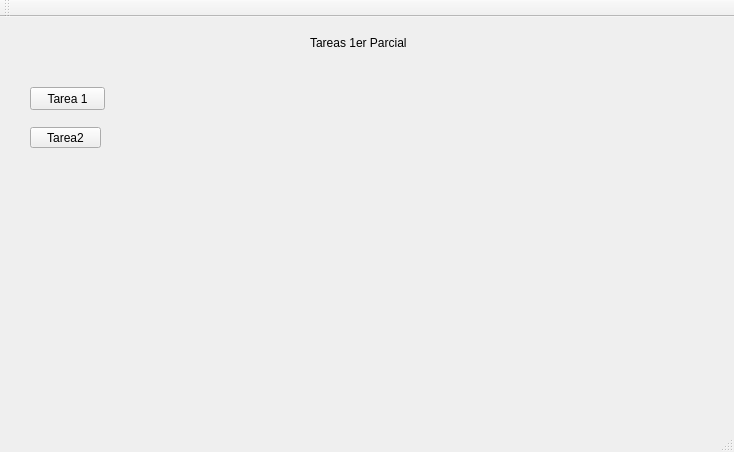
<?xml version="1.0" encoding="UTF-8"?>
<ui version="4.0">
 <class>MainWindow</class>
 <widget class="QMainWindow" name="MainWindow">
  <property name="geometry">
   <rect>
    <x>0</x>
    <y>0</y>
    <width>734</width>
    <height>452</height>
   </rect>
  </property>
  <property name="windowTitle">
   <string>MainWindow</string>
  </property>
  <widget class="QWidget" name="centralWidget">
   <widget class="QLabel" name="label">
    <property name="geometry">
     <rect>
      <x>310</x>
      <y>10</y>
      <width>121</width>
      <height>31</height>
     </rect>
    </property>
    <property name="text">
     <string>Tareas 1er Parcial</string>
    </property>
   </widget>
   <widget class="QPushButton" name="pushButton">
    <property name="geometry">
     <rect>
      <x>30</x>
      <y>70</y>
      <width>75</width>
      <height>23</height>
     </rect>
    </property>
    <property name="text">
     <string>Tarea 1</string>
    </property>
   </widget>
   <widget class="QPushButton" name="pushButton_2">
    <property name="geometry">
     <rect>
      <x>30</x>
      <y>110</y>
      <width>71</width>
      <height>21</height>
     </rect>
    </property>
    <property name="text">
     <string>Tarea2</string>
    </property>
   </widget>
  </widget>
  <widget class="QMenuBar" name="menuBar">
   <property name="geometry">
    <rect>
     <x>0</x>
     <y>0</y>
     <width>734</width>
     <height>20</height>
    </rect>
   </property>
  </widget>
  <widget class="QToolBar" name="mainToolBar">
   <attribute name="toolBarArea">
    <enum>TopToolBarArea</enum>
   </attribute>
   <attribute name="toolBarBreak">
    <bool>false</bool>
   </attribute>
  </widget>
  <widget class="QStatusBar" name="statusBar"/>
 </widget>
 <layoutdefault spacing="6" margin="11"/>
 <resources/>
 <connections/>
</ui>
